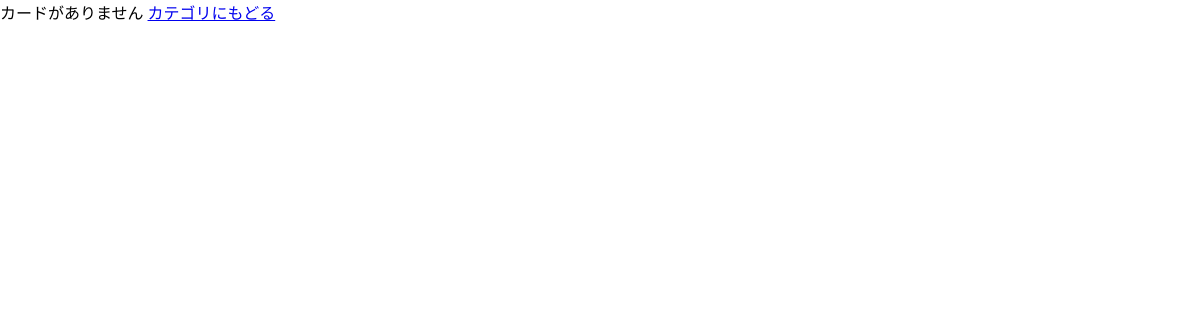
The page /flashcard/app/main?category=2&mode=all_cards (signed in) on the database as committed earlier.
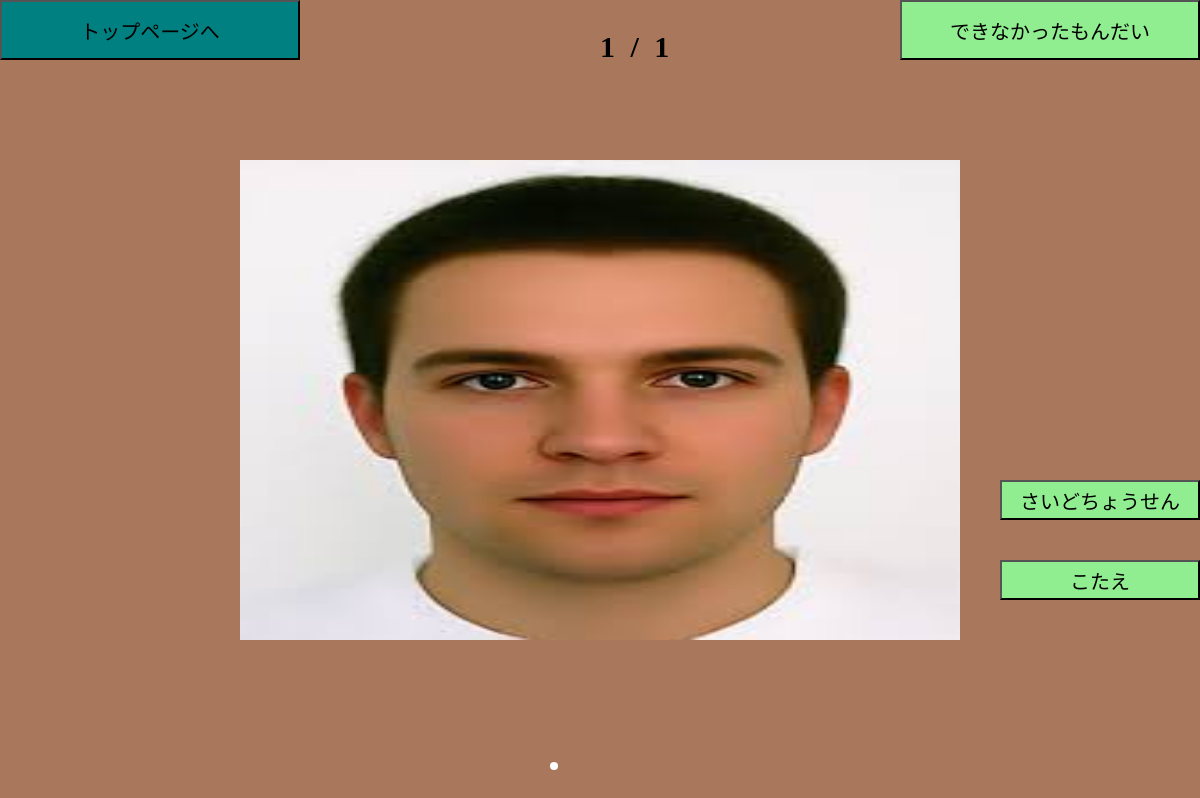
The same page on the database as committed later.
### flashcardapp/models.py (models this page shows, shortened)
class Card(models.Model):
    class Meta:
        verbose_name = 'カード'
        verbose_name_plural = 'カード'
    name = models.CharField(
        verbose_name = '名前',
        max_length = 255
    )
    category = models.ForeignKey(
        to = Category,
        on_delete = models.CASCADE,
        related_name = 'cards'
    )
    image = models.ImageField(
        verbose_name = '画像ファイル',
        upload_to = 'card_images/',
    )
    audio = models.FileField(
        verbose_name = '音声ファイル',
        upload_to = 'card_audio/'
    )
    mistaken = models.BooleanField(
        verbose_name = '間違えた',
        default = False
    )

### flashcardapp/views.py (the view)
# urls.py: path('main', views.MainPage.as_view(), name='mainpage'),
class MainPage(LoginRequiredMixin, generic.ListView):
    model = Card
    template_name = 'mainpage.html'
    def get_queryset(self):
        mode = self.request.GET.get('mode')
        category_id = self.request.GET.get('category')
        category = get_object_or_404(Category, id=category_id)
        all_cards = Card.objects.filter(category = category)
        if mode == 'mistaken-only':
            only_mistaken = set()
            for mistaken in CardMistaken.objects.filter(user = self.request.user).select_related('card'):
                only_mistaken.add(mistaken.card)
            return only_mistaken
        return all_cards
    def get_context_data(self, **kwargs):
        ctx = super(MainPage, self).get_context_data(**kwargs)
        category_id = self.request.GET.get('category')
        category = get_object_or_404(Category, id=category_id)
        ctx['category'] = category
        ctx['mistakenonly'] = self.request.GET.get('mode') == 'mistaken-only'
        return ctx

### flashcardapp/templatetags/extratags.py (called while the page is built)
@register.filter
def multiply(value, arg):
    return int(value) * int(arg)

@register.filter
def ismistakenby(value, arg):
    mistaken = CardMistaken.objects.filter(card = value, user = arg)
    return len(mistaken) != 0

### flashcardapp/templates/mainpage.html (shortened to what this page needs)
{% extends 'base.html' %}
{% load static %}
{% load extratags %}
  {% block content %}
    {% if object_list %}
      <div class="css-slider-wrapper">
          <div class="slider-pagination">
            {% for card in object_list %}
              <label for="slider_{{ forloop.counter }}" class="page{{ forloop.counter }}"></label>
            {% endfor %}
          </div>
          {% for card in object_list %}
            <div class="slider slide-{{ forloop.counter }}" card_id = "{{ card.id }}">
                <div class="slider-inner-container">
                    <img src="{{ card.image.url }}" alt="">
                    <button class="to-top-page-button">
                      トップページへ
                    </button>
                      {% if mistakenonly %}
                        <button type="button" class="change-mode-button" mode="all-cards">
                          すべてのもんだい
                        </button>
                      {% else %}
                      <button class="change-mode-button" mode="mistaken-only">
                        できなかったもんだい
                      </button>
                      {% endif %}
                    {% if not card|ismistakenby:user %}
                      <button class="try-again-later-button">
                        さいどちょうせん
                      </button>
                    {% else %}
                      <button class="answered-this-card-button">
                        せいかいした！
                      </button>
                    {% endif %}
                    <button class="show-answer-button">
                      こたえ
                    </button>
                    <div class="number-pagination">
                        <span>{{ forloop.counter }} / {{ object_list.count }}</span>
                    </div>
                </div>
            </div>
          {% endfor %}
       {% else %}
            カードがありません
            <a href="{% url 'flashcardapp:toppage' %}">
              カテゴリにもどる
            </a>
       {% endif %}
    {% endblock %}

### flashcardapp/templates/base.html (shortened to what this page needs)
{% load static %}
<!doctype html>
<html lang="ja">
<head>
</head>
<body>
    {% block content %}{% endblock %}
</body>
</html>

### flashcardapp/templates/mainpage.html (style rules this page uses)
.css-slider-wrapper { display: block; background: #FFF; overflow: hidden; position: absolute; left: 0; right: 0; top: 0; bottom: 0; }
.slider { width: 100%; height: 100%; position: absolute; left: 0; top: 0; opacity: 1; z-index: 0; display: flex; -webkit-transition: -webkit-transform 600ms; transition: -webkit-transform 600ms, transform 600ms; -webkit-transform: scale(1); transform: scale(1); }
.slider-inner-container { position: relative; width: 100%; height: 100%; }
.slider { display: flex; justify-content: flex-start; }
button { font-family: MyFont; font-size: 20px; }
.to-top-page-button { width: 300px; height: 60px; background-color: teal; position: absolute; top: ovh; left:0; }
.change-mode-button { width: 300px; height: 60px; background-color: lightgreen; position: absolute; top: 0vh; right:0; }
.show-answer-button { width: 200px; height: 40px; background-color: lightgreen; position: absolute; top: 70vh; right:0; }
.answered-this-card-button, .try-again-later-button { width: 200px; height: 40px; background-color: lightgreen; position: absolute; top: 60vh; right:0; }
.slider-inner-container > img { position: absolute; left: 20vw; top: 20vh; height: 60vh; width: 60vw; opacity: 0; z-index: -1; }
.slider-inner-container > img { -webkit-transition: opacity 800ms, -webkit-transform 800ms; transition: transform 800ms, opacity 800ms; -webkit-transition-delay: 1.2s; transition-delay: 1.2s; }
.number-pagination { position: absolute; top: 30px; left: 50vw; font-weight: bold; }
.number-pagination span { font-size: 30px; color: black; letter-spacing: 4px; }
.slider-pagination { position: absolute; bottom: 30px; width: 575px; left: 45vw; z-index: 1000; display: flex; align-items: center; }
.slider-pagination label { width: 8px; height: 8px; border-radius: 50%; display: inline-block; background: #fff; margin: 0 10px; cursor: pointer; }

Rows that differ between the two databases and show on the page:
added Card: image (picture), shows "さいどちょうせん", count "1"
Other text that changed with them:
text no longer shown: "カードがありません カテゴリにもどる"
